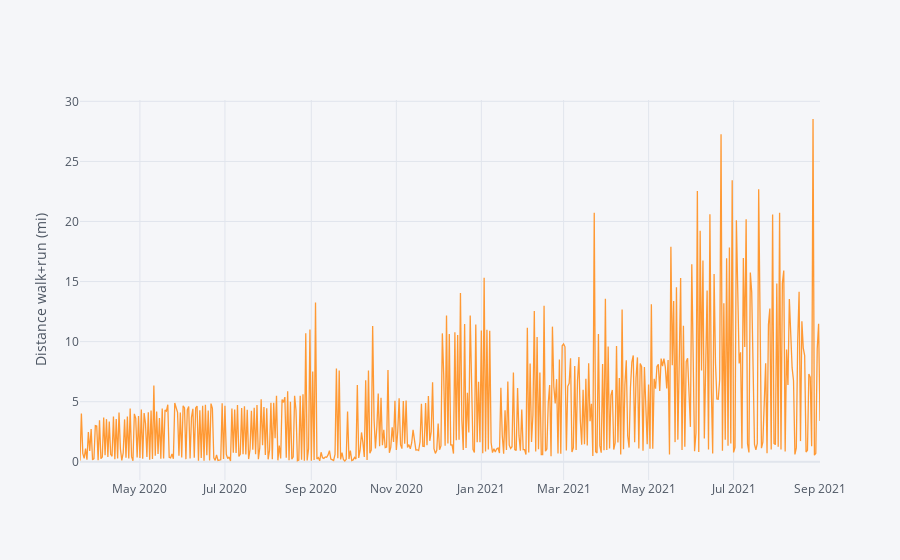

Here is the notebook cell this chart was saved with:
### Code cell
# Convert datetime strings to datetime objects
#distance['Datetime'] = pd.to_datetime(distance['Date'])
distance.head()

# Because the Apple Watch records small intervals of activity over the course of a day, the pandas resample method can be used to get a sum of distance walked/ran over each day
dist2 = distance.resample('D').sum()
dist2.iplot(yTitle='Distance walk+run (mi)')
# There's something wrong with this plot. The longest distance I've run is a half marathon, but according to this graph, I've walked/run more than one.
# Let's see what's going on with the data.

### Figure 1 — Plotly figure (JSON) as saved in the notebook; plotly's stock layout.template omitted (floating-point values rounded to 4 significant figures; data arrays with more than 128 entries replaced by an {"elided": "..."} marker saying what was removed)
{"data": [{"line": {"color": "rgba(255, 153, 51, 1.0)", "dash": "solid", "shape": "linear", "width": 1.3}, "mode": "lines", "name": "Value", "text": "", "type": "scatter", "x": {"elided": "532 str values"}, "y": {"elided": "532 float values"}}], "layout": {"legend": {"bgcolor": "#F5F6F9", "font": {"color": "#4D5663"}}, "paper_bgcolor": "#F5F6F9", "plot_bgcolor": "#F5F6F9", "title": {"font": {"color": "#4D5663"}}, "xaxis": {"gridcolor": "#E1E5ED", "showgrid": true, "tickfont": {"color": "#4D5663"}, "title": {"font": {"color": "#4D5663"}, "text": ""}, "zerolinecolor": "#E1E5ED"}, "yaxis": {"gridcolor": "#E1E5ED", "showgrid": true, "tickfont": {"color": "#4D5663"}, "title": {"font": {"color": "#4D5663"}, "text": "Distance walk+run (mi)"}, "zerolinecolor": "#E1E5ED"}}}
